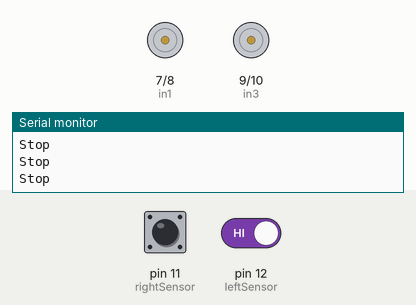
A sketch run on a simulated Arduino Uno, built with avr-gcc and run on an emulated ATmega328P. Parts: motor-driver pin pairs drawn as motors (green arrow = first pin HIGH = forward, orange = second pin HIGH = backward, longer = more drive, scaled by the enable pin), the last lines printed to the serial monitor. Inputs (shaded band) come from the test bench; at power-on: pin 11 (rightSensor) HIGH, pin 12 (leftSensor) HIGH.

Above: at 1.2 s.
1.3 s: pin 11 (rightSensor) driven LOW
At 2.0 s:
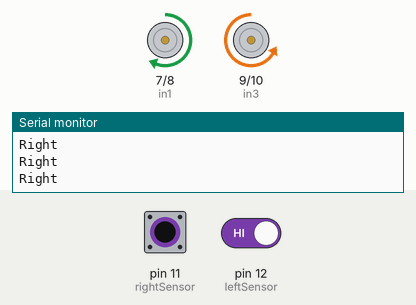
2.8 s: pin 12 (leftSensor) driven LOW
At 4.0 s:
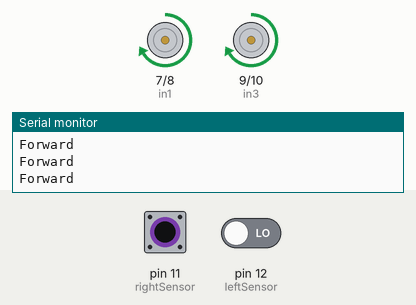
4.3 s: pin 11 (rightSensor) driven HIGH
At 5.2 s:
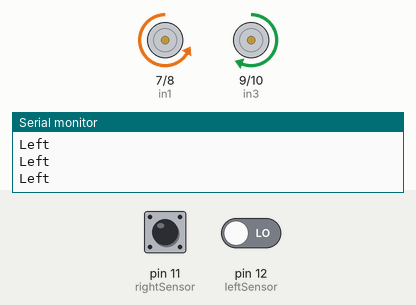
5.8 s: pin 12 (leftSensor) driven HIGH
At 7.0 s:
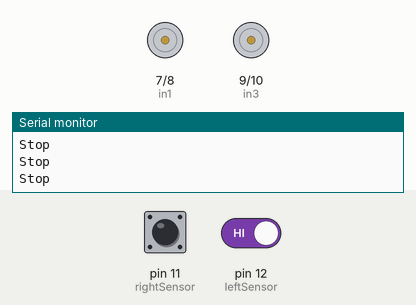
8.8 s: pin 11 (rightSensor) pulsed LOW 2 times (0.12 s each, 0.3 s apart)
At 9.03 s:
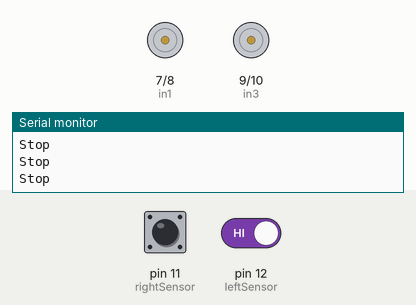
12.4 s: pin 11 (rightSensor) driven LOW and pin 12 (leftSensor) driven LOW
At 12.7 s:
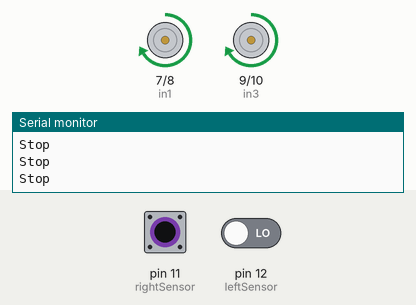
Timing chart, 0 to 15.4 s (numbered marks = the images above; inputs shaded):
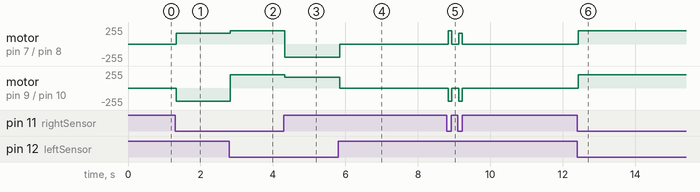

The sketch:

linecodes.ino
```cpp
// Group 16: Cyberspace
// Teamwork Fabrication assignment
// Given the input of black or white from IR sensors, activate the attached motors to make proper adjustments
//
// define pins for H-bridge motors and sensors:
//
// enabler pins
#define enA 6 // right motor (i think)
#define enB 5 // left motor (i think)

// right motor 1 pins
#define in1 7
#define in2 8

// left motor 2 pins
#define in3 9
#define in4 10

// ir sensors
#define rightSensor 11// ir sensor right
#define leftSensor 12 // ir sensor left

// speed values - t for turn s for straight
int spT = 160;
int spS = 200;

void setup() // configures pin modes to either input or output and activates motor control
{

  TCCR0B = TCCR0B & B11111000 | B00000010 ;

  // declares sensors as an input
  pinMode(rightSensor, INPUT);
  pinMode(leftSensor, INPUT);

  // declares enA pin as an output
  pinMode(enA, OUTPUT);
  // declares motor pins as outputs
  pinMode(in1, OUTPUT); // right motor forward
  pinMode(in2, OUTPUT); // right motor backward
  pinMode(in3, OUTPUT); // left motor backward
  pinMode(in4, OUTPUT); // left motor forward
  // declares enB pin as output
  pinMode(enB, OUTPUT);
  // enable motor control by activating enable pins
  digitalWrite(enA, HIGH);
  digitalWrite(enB, HIGH);

  // delay(1000);

  Serial.begin(1500);
}


void loop() // constantly loops to check values of sensors, and calls the referenced function given the input
{
  // find correct wheel adjustment function based on color
  if((digitalRead(rightSensor) == LOW) and (digitalRead(leftSensor) == LOW)) // if right sensor and left sensor are at white
    {
      forward(); // call forward function
      Serial.println("Forward");
    }

  if((digitalRead(rightSensor) == LOW) and (digitalRead(leftSensor) == HIGH)) // if right sensor is black and left sensor is white
    {
      right(); // call right function
      Serial.println("Right");
    }

  if((digitalRead(rightSensor) == HIGH) and (digitalRead(leftSensor) == LOW)) // if right sensor is white and left sensor is black
    {
      left(); // call left function
      Serial.println("Left");
    }

  if((digitalRead(rightSensor) == HIGH) and (digitalRead(leftSensor) == HIGH)) // if right sensor and left sensor are black
    {
      stop(); // call stop function
      Serial.println("Stop");
    }

}

void forward() // moves the robot forward by activating the forward pin on both motors
{
  // right motor
  digitalWrite(in1, HIGH ); // forward is turned on
  digitalWrite(in2, LOW);  // backwards is turned off
  // left motor
  digitalWrite(in3, HIGH);  // backward is turned off
  digitalWrite(in4, LOW); // forward is turned on
  // set speeds for motor
  analogWrite(enA, spS);
  analogWrite(enB, spS);
}

void left() // turns the robot left by activating the right motor while reversing the left
{
  // right motor
  digitalWrite(in1, LOW);  // forward is turned on
  digitalWrite(in2, HIGH); // backwards is turned off
  // left motor
  digitalWrite(in3, HIGH);  // backward is turned off
  digitalWrite(in4, LOW); // forward is turned on
  // set speeds for motor
  analogWrite(enA, spS);
  analogWrite(enB, spT);
}

void right() // turns the robot left by activating the right motor while reversing the left
{
  // right motor
  digitalWrite(in1, HIGH); // forward is turned on
  digitalWrite(in2, LOW);  // backwards is turned off
  // left motor
  digitalWrite(in3, LOW); // backward is turned off
  digitalWrite(in4, HIGH);  // forward is turned on
  // set speeds for motor
  analogWrite(enA, spT);
  analogWrite(enB, spS);
}

void stop() // stops the robot by turning off all motor activity
{
  // right motor
  digitalWrite(in1, LOW); // forward is turned off
  digitalWrite(in2, LOW); // backwards is turned off
  // left motor
  digitalWrite(in3, LOW); // backward is turned off
  digitalWrite(in4, LOW); // forward is turned off

  analogWrite(enA, 0);
  analogWrite(enB, 0);
}
```

Measured:
- after the input at 1.3 s, motor on pin 7 (in1) / pin 8 (in2): stopped → forward 160/255 at once; motor on pin 9 (in3) / pin 10 (in4): stopped → backward 200/255 at once
- after the input at 2.8 s, motor on pin 7 (in1) / pin 8 (in2): forward 160/255 → forward 200/255 at once; motor on pin 9 (in3) / pin 10 (in4): backward 200/255 → forward 200/255 at once
- after the input at 4.3 s, motor on pin 7 (in1) / pin 8 (in2): forward 200/255 → backward 200/255 at once; motor on pin 9 (in3) / pin 10 (in4): forward 200/255 → forward 160/255 at once
- after the input at 5.8 s, motor on pin 7 (in1) / pin 8 (in2): backward 200/255 → stopped at once; motor on pin 9 (in3) / pin 10 (in4): forward 160/255 → stopped at once
- after the input at 8.8 s, motor on pin 7 (in1) / pin 8 (in2): stopped → forward 200/255 at once, → stopped 0.09 s later, → forward 160/255 0.20 s later, → stopped 0.09 s later; motor on pin 9 (in3) / pin 10 (in4): alternates backward 200/255 for 0.09 s and stopped for 0.20 s, 4 changes in all, then stays stopped, starting at once
- after the input at 12.4 s, motor on pin 7 (in1) / pin 8 (in2), motor on pin 9 (in3) / pin 10 (in4): stopped → forward 200/255 at once
